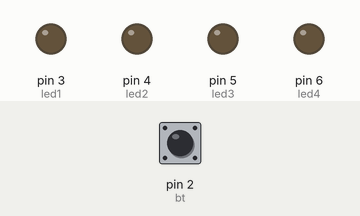
A sketch run on a simulated Arduino Uno, built with avr-gcc and run on an emulated ATmega328P. Shown: output pins drawn as LEDs (lit = HIGH). The inputs (shaded band) are chosen by the test bench; at power-on: pin 2 (bt) HIGH.

Above: at 1.2 s.
1.3 s: pin 2 (bt) pulled LOW for 0.15 s
At 2.5 s:
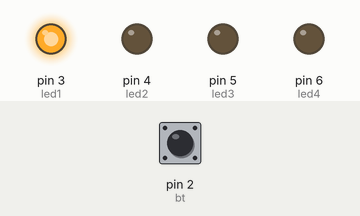
2.9 s: pin 2 (bt) pulled LOW for 1 s
At 3.8 s:
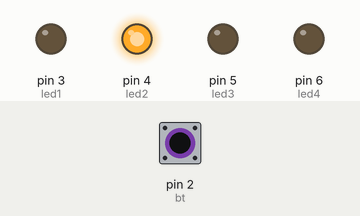
5.4 s: pin 2 (bt) pulled LOW for 0.15 s
At 6.6 s:
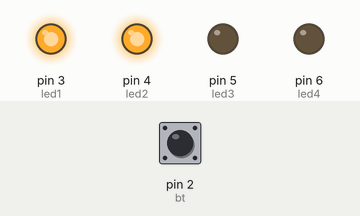
7.0 s: pin 2 (bt) pulled LOW for 3.2 s
At 8.1 s:
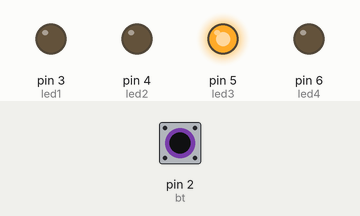
11.7 s: pin 2 (bt) pulled LOW for 0.15 s
At 12.9 s:
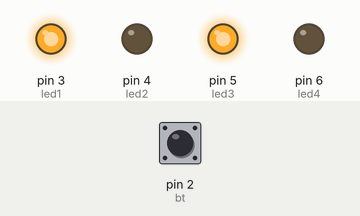
13.3 s: pin 2 (bt) pulled LOW for 1 s
At 14.1 s:
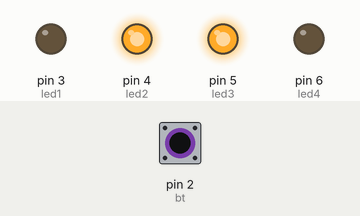
Timing chart, 0 to 16.3 s (numbered marks = the images above; inputs shaded):
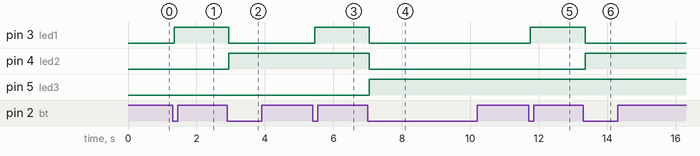

Measured:
- after the input at 1.3 s, pin 3 (led1): LOW → HIGH after 0.05 s
- after the input at 2.9 s, pin 3 (led1): HIGH → LOW after 0.05 s; pin 4 (led2): LOW → HIGH after 0.05 s
- after the input at 5.4 s, pin 3 (led1): LOW → HIGH after 0.05 s
- after the input at 7.0 s, pin 3 (led1), pin 4 (led2): HIGH → LOW after 0.05 s; pin 5 (led3): LOW → HIGH after 0.05 s
- after the input at 11.7 s, pin 3 (led1): LOW → HIGH after 0.05 s
- after the input at 13.3 s, pin 3 (led1): HIGH → LOW after 0.05 s; pin 4 (led2): LOW → HIGH after 0.05 s

The sketch:

Lista5.ino
```cpp
const int bt = 2;

const int led1 = 3; // bit 0 (LSB)
const int led2 = 4; // bit 1
const int led3 = 5; // bit 2
const int led4 = 6; // bit 3 (MSB)

int cont = 0;

bool leitura;
bool ultimo = HIGH;
bool estadoEstavel = HIGH;

unsigned long tempo = 0;
const unsigned long debounce = 50;

void setup() {
  pinMode(bt, INPUT_PULLUP);

  pinMode(led1, OUTPUT);
  pinMode(led2, OUTPUT);
  pinMode(led3, OUTPUT);
  pinMode(led4, OUTPUT);
}

void loop() {
  leitura = digitalRead(bt);

  // detecta mudança
  if (leitura != ultimo) {
    tempo = millis();
  }

  // debounce
  if ((millis() - tempo) > debounce) {

    if (leitura != estadoEstavel) {
      estadoEstavel = leitura;

      // clique (HIGH -> LOW)
      if (estadoEstavel == LOW) {
        cont++;

        if (cont > 15) {
          cont = 0;
        }
      }
    }
  }

  ultimo = leitura;

  // mostra em binário nos LEDs
  digitalWrite(led1, cont & 1);        // bit 0
  digitalWrite(led2, (cont >> 1) & 1); // bit 1
  digitalWrite(led3, (cont >> 2) & 1); // bit 2
  digitalWrite(led4, (cont >> 3) & 1); // bit 3
}
```
